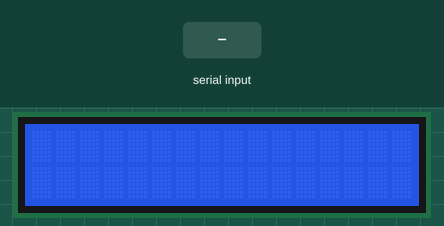
Simulated run of this sketch. Board: Arduino Uno, built with avr-gcc and run on an emulated ATmega328P. Shown: 16×2 character LCD. The inputs (shaded band) are chosen by the test bench.

Above: at 1.2 s.
1.3 s: "1" received over Serial
At 1.8 s:
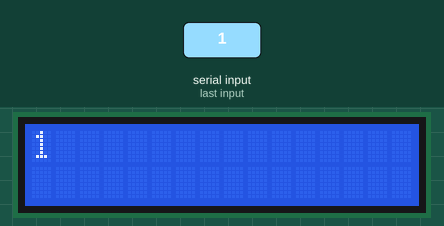
2.9 s: "0" received over Serial
At 4.2 s:
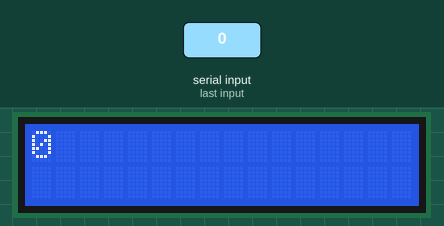
4.5 s: "2" received over Serial
At 5.5 s:
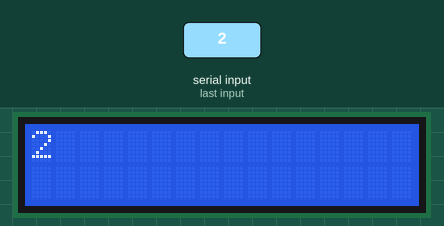
Timing chart, 0 to 7.5 s (numbered marks = the images above; inputs shaded):
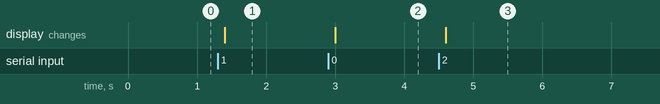

The sketch:

display.ino
```cpp
// include the library code:
#include <LiquidCrystal.h>

// initialize the library with the numbers of the interface pins
LiquidCrystal lcd(8,9,10,11,12,13);

void setup(){
    // set up the LCD's number of columns and rows:
  lcd.begin(16, 2);
  // initialize the serial communications:
  Serial.begin(9600);
}

void loop()
{
  // when characters arrive over the serial port...
  if (Serial.available()) {
    // wait a bit for the entire message to arrive
    delay(100);
    // clear the screen
    lcd.clear();
    // read all the available characters
    while (Serial.available() > 0) {
      // display each character to the LCD
      lcd.write(Serial.read());
    }
  }
}
```

Measured:
- after the input at 1.3 s, the display: changes after 0.10 s (image 1)
- after the input at 2.9 s, the display: changes after 0.10 s (image 2)
- after the input at 4.5 s, the display: changes after 0.10 s (image 3)
